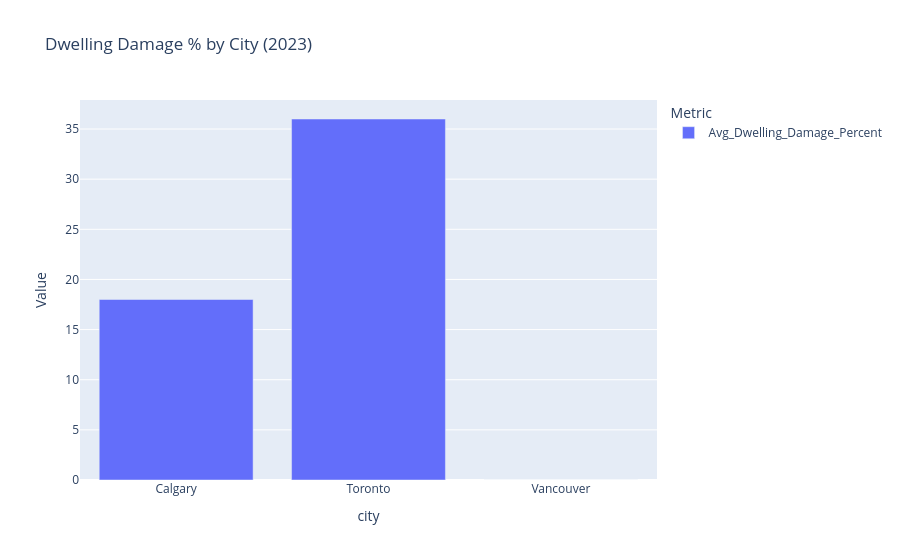

Notebook code for this chart:
### Code cell
plot_data = df_combined[df_combined['year'] == 2023].groupby('city').agg(
    Avg_Dwelling_Damage_Percent=('avg_dwelling_damage_percent', 'mean')
).reset_index()

plot_data_melted = plot_data.melt(
    id_vars='city',
    value_vars=['Avg_Dwelling_Damage_Percent'],
    var_name='Metric',
    value_name='Value'
)
fig = px.bar(plot_data_melted,
             x='city',
             y='Value',
             color='Metric',
             title='Dwelling Damage % by City (2023)')
fig.show()

### Figure 1 — Plotly figure (JSON) as saved in the notebook; plotly's stock layout.template omitted (floating-point values rounded to 4 significant figures)
{"data": [{"hovertemplate": "Metric=Avg_Dwelling_Damage_Percent<br>city=%{x}<br>Value=%{y}<extra></extra>", "legendgroup": "Avg_Dwelling_Damage_Percent", "marker": {"color": "#636efa", "pattern": {"shape": ""}}, "name": "Avg_Dwelling_Damage_Percent", "orientation": "v", "showlegend": true, "textposition": "auto", "type": "bar", "x": ["Calgary", "Toronto", "Vancouver"], "xaxis": "x", "y": [18.0, 36.0, 0.0], "yaxis": "y"}], "layout": {"barmode": "relative", "legend": {"title": {"text": "Metric"}, "tracegroupgap": 0}, "title": {"text": "Dwelling Damage % by City (2023)"}, "xaxis": {"anchor": "y", "domain": [0, 1], "title": {"text": "city"}}, "yaxis": {"anchor": "x", "domain": [0, 1], "title": {"text": "Value"}}}}
